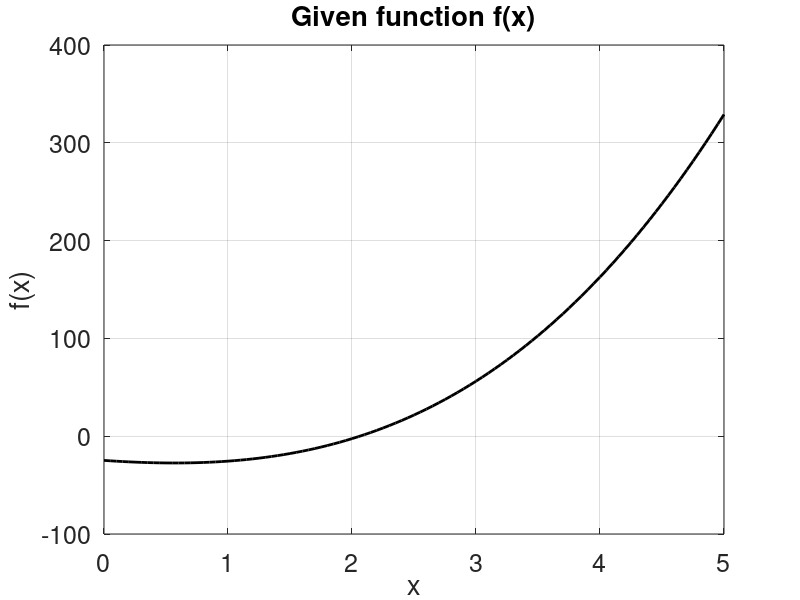

Reproduce this figure in MATLAB.
function hw2p1
% hw2p1 AE 370 Spring 2016 Homework 2 Problem 1
 x = linspace(0.0, 5.0, 101); % Plot f(x) and f'(x).
 f = fn(x);
 fp = fnp(x);
 figure
 plot(x, f, 'k', 'LineWidth', 2)
 grid on
 set(gca, 'FontSize', 18)
 title('Given function f(x)')
 xlabel('x')
 ylabel('f(x)')
 print(gcf, '-depsc2', 'hw2p1-fn')

 x_low = 1.0;
 x_high = 4.0;
 x_tol = 1.0e-6;
 x_hat_bis = bisection(@fn, x_low, x_high, x_tol);
 x_0 = x_low + 0.5 * (x_high - x_low); % Starting guess
 f_tol = 1.0e-6;
 x_hat_nr = newton_raphson(@fn, @fnp, x_0, f_tol);
 x_1 = x_0 - 0.01 * (x_high - x_low); % Second starting guess
 x_hat_sec = secant(@fn, x_0, x_1, f_tol);

 fprintf('Bisection: x_hat = %10.6f\n', x_hat_bis)
 fprintf('Newton-Raphson: x_hat = %10.6f\n', x_hat_nr)
 fprintf('Secant method: x_hat = %10.6f\n', x_hat_sec)
end
function f = fn(x)
% Evaluate the given function.
 f = 2.0 * x.^3 + 5.875 * x.^2 - 8.625 * x - 24.75;
end
function fp = fnp(x)
% Evaluate the derivative of the given function.
 fp = 6.0 * x.^2 + 11.75 * x - 8.625;
end
function x = bisection(f, x_low, x_high, x_tol)
% Isolate a root of f(x) using bisection.
% fill up this code here
while x_high-x_low > x_tol
    c = (x_low+x_high)/2;
    if fn(x_low)*fn(c) > 0
        x_low = c;
    else
        x_high = c;
    end
end
x = c;
end
function x = newton_raphson(f, fp, x_0, tol)
% Isolate a root of f(x) using Newton-Raphson iteration.
% fill up this code here
x = x_0;
while abs(fn(x))>tol
    dx = -fn(x)/fnp(x);
    x = x+dx;
end
end
function x = secant(f, x_0, x_1, tol)
% Isolate a root of f(x) using the secant method.
% fill up this code here
x = x_0;
while abs(fn(x))>tol
    xx = x_1 - fn(x_1)*((x_1 - x)/(fn(x_1)-fn(x)));
    x = x_1;
    x_1 = xx;
end
end